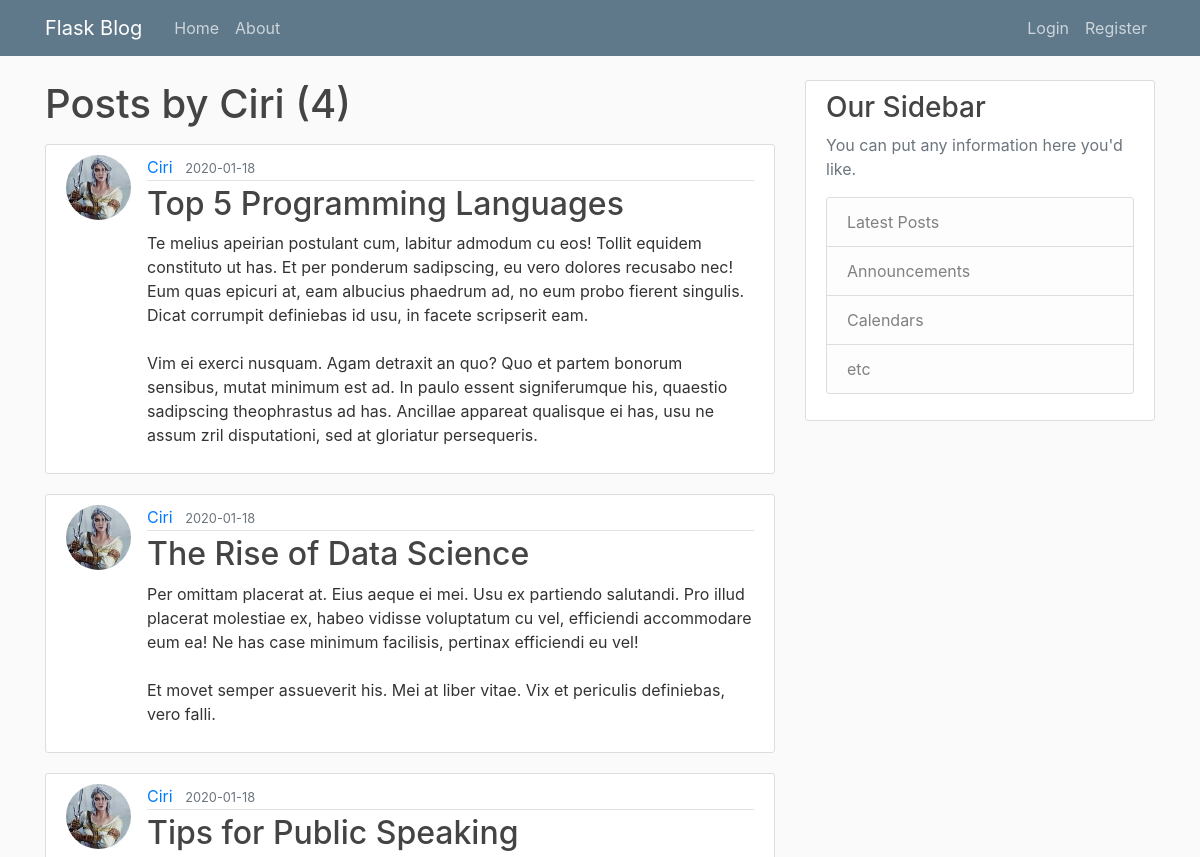
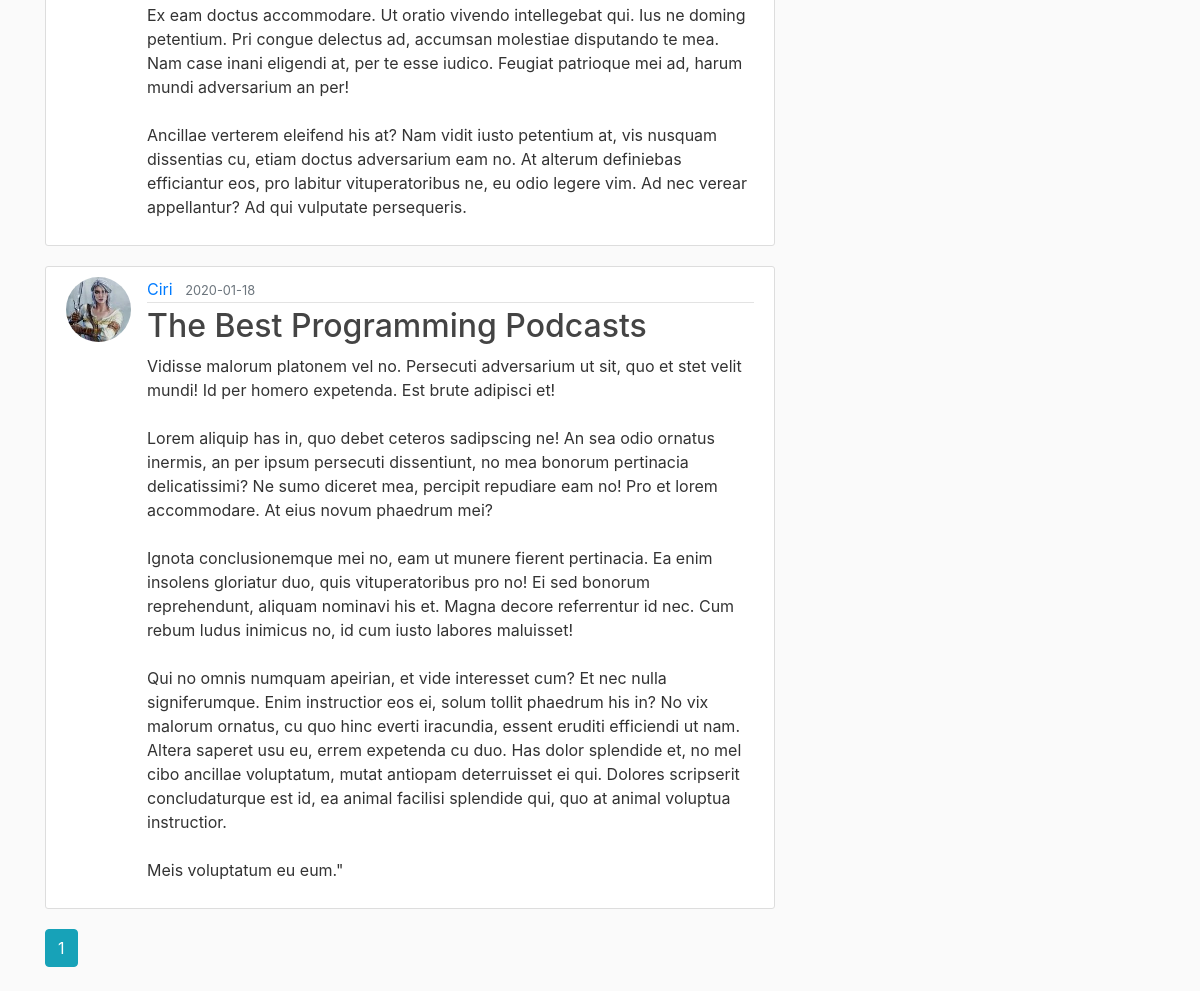
The app's page /user/Ciri with its own data (2 pictures, top to bottom).
### flaskblog/models.py (models this page shows, shortened)
class User(db.Model, UserMixin):
	id = db.Column(db.Integer, primary_key=True)
	username = db.Column(db.String(20), unique=True, nullable=False)
	email = db.Column(db.String(120), unique=True, nullable=False)
	image_file = db.Column(db.String(20), nullable=False, default='default.jpg')
	password = db.Column(db.String(60), nullable=False)
	posts = db.relationship('Post', backref='author', lazy=True)

class Post(db.Model):
	id = db.Column(db.Integer, primary_key=True)
	title = db.Column(db.String(100), nullable=False)
	date_posted = db.Column(db.DateTime, nullable=False, default=datetime.utcnow) #always use UTC times in databases for consistency
	content = db.Column(db.Text, nullable=False)
	user_id = db.Column(db.Integer, db.ForeignKey('user.id'), nullable=False)

### flaskblog/routes.py (the view)
@app.route("/user/<string:username>")
def user_posts(username):
	page = request.args.get('page', 1, type=int)
	user = User.query.filter_by(username=username).first_or_404()
	posts = Post.query.filter_by(author=user)\
		.order_by(Post.date_posted.desc())\
		.paginate(page=page, per_page=5)
	return render_template('user_posts.html', posts=posts, user=user)

### flaskblog/templates/user_posts.html
{% extends "layout.html" %}
{% block content %}
	<h1 class="mb-3">Posts by {{ user.username }} ({{ posts.total }})</h1>
	{% for post in posts.items %}
		<article class="media content-section">
			<img class="rounded-circle article-img" src="{{ url_for('static', filename='profile_pics/' + post.author.image_file) }}">
			<div class="media-body">
				<div class="article-metadata">
					<a class="mr-2" href="{{ url_for('user_posts', username=post.author.username) }}">{{ post.author.username }}</a>
					<small class="text-muted">{{ post.date_posted.strftime('%Y-%m-%d') }}</small>
				</div>
				<h2><a class="article-title" href="{{ url_for('post', post_id=post.id) }}">{{ post.title }}</a></h2>
				<p class="article-content">{{ post.content }}</p>
			</div>
		</article>
	{% endfor %}
	{% for page_num in posts.iter_pages(left_edge=1, right_edge=1, left_current=1, right_current=2) %}
		{% if page_num %}
			{% if posts.page == page_num %}
				<a class="btn btn-info mb-4" href="{{ url_for('user_posts', username=user.username, page=page_num) }}">{{ page_num }}</a>
			{% else %}
				<a class="btn btn-outline-info mb-4" href="{{ url_for('user_posts', username=user.username, page=page_num) }}">{{ page_num }}</a>
			{% endif %}
		{% else %}
		  ...
		{% endif %}
	{% endfor %}
{% endblock content %}

### flaskblog/static/main.css (style rules this page uses)
body { background: #fafafa; color: #333333; margin-top: 5rem; }
h1, h2, h3, h4, h5, h6 { color: #444444; }
.content-section { background: #ffffff; padding: 10px 20px; border: 1px solid #dddddd; border-radius: 3px; margin-bottom: 20px; }
.article-title { color: #444444; }
.article-content { white-space: pre-line; }
.article-img { height: 65px; width: 65px; margin-right: 16px; }
.article-metadata { padding-bottom: 1px; margin-bottom: 4px; border-bottom: 1px solid #e3e3e3 }

### records on screen
User: username "Ciri"
Post: image_file (picture), author.username "Ciri", date_posted "2020-01-18", title "Top 5 Programming Languages", content "Te melius apeirian postulant cum, labitur admodum cu eos! Tollit equidem constituto ut has. Et per ponderum sadipscing, eu vero dolores recusabo nec! Eum quas epicuri at, eam albucius phaedrum ad, no eum probo fierent singulis. Dicat corrumpit definiebas id usu, in facete scripserit eam. Vim ei exerci nusquam. Agam detraxit an quo? Quo et partem bonorum sensibus, mutat minimum est ad. In paulo essent signiferumque his, quaestio sadipscing theophrastus ad has. Ancillae appareat qualisque ei has, usu ne assum zril disputationi, sed at gloriatur persequeris."
Post: image_file (picture), author.username "Ciri", date_posted "2020-01-18", title "The Rise of Data Science", content "Per omittam placerat at. Eius aeque ei mei. Usu ex partiendo salutandi. Pro illud placerat molestiae ex, habeo vidisse voluptatum cu vel, efficiendi accommodare eum ea! Ne has case minimum facilisis, pertinax efficiendi eu vel! Et movet semper assueverit his. Mei at liber vitae. Vix et periculis definiebas, vero falli."
Post: image_file (picture), author.username "Ciri", date_posted "2020-01-18", title "Tips for Public Speaking", content "Ex eam doctus accommodare. Ut oratio vivendo intellegebat qui. Ius ne doming petentium. Pri congue delectus ad, accumsan molestiae disputando te mea. Nam case inani eligendi at, per te esse iudico. Feugiat patrioque mei ad, harum mundi adversarium an per! Ancillae verterem eleifend his at? Nam vidit iusto petentium at, vis nusquam dissentias cu, etiam doctus adversarium eam no. At alterum definiebas efficiantur eos, pro labitur vituperatoribus ne, eu odio legere vim. Ad nec verear appellantur? Ad qui vulputate persequeris."
Post: image_file (picture), author.username "Ciri", date_posted "2020-01-18", title "The Best Programming Podcasts", content "Vidisse malorum platonem vel no. Persecuti adversarium ut sit, quo et stet velit mundi! Id per homero expetenda. Est brute adipisci et! Lorem aliquip has in, quo debet ceteros sadipscing ne! An sea odio ornatus inermis, an per ipsum persecuti dissentiunt, no mea bonorum pertinacia delicatissimi? Ne sumo diceret mea, percipit repudiare eam no! Pro et lorem accommodare. At eius novum phaedrum mei? Ignota conclusionemque mei no, eam ut munere fierent pertinacia. Ea enim insolens gloriatur duo, quis vituperatoribus pro no! Ei sed bonorum reprehendunt, aliquam nominavi his et. Magna decore referrentur id nec. Cum rebum ludus inimicus no, id cum iusto labores maluisset! Qui no omnis numquam…"

### other values on screen
{{ posts.total }} "4"
{{ page_num }} "1"
